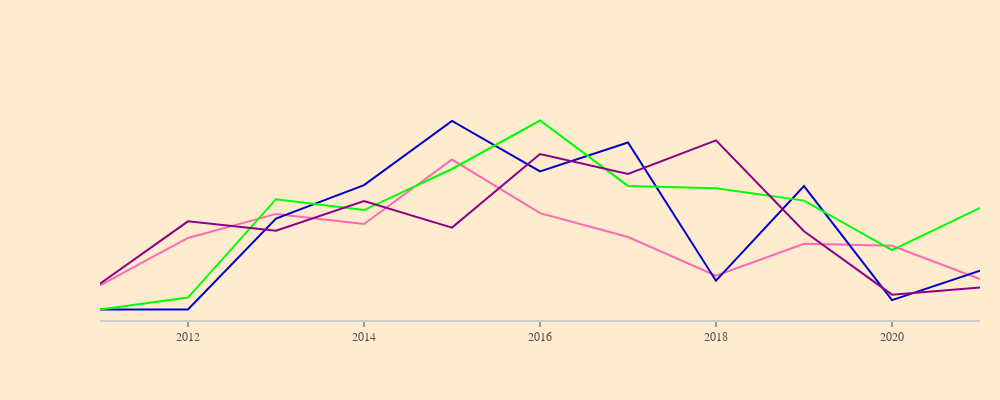

Here is the notebook cell this chart was saved with:
### Markdown cell above
aliceblue, antiquewhite, aqua, aquamarine, azure,
            beige, bisque, black, blanchedalmond, blue,
            blueviolet, brown, burlywood, cadetblue,
            chartreuse, chocolate, coral, cornflowerblue,
            cornsilk, crimson, cyan, darkblue, darkcyan,
            darkgoldenrod, darkgray, darkgrey, darkgreen,
            darkkhaki, darkmagenta, darkolivegreen, darkorange,
            darkorchid, darkred, darksalmon, darkseagreen,
            darkslateblue, darkslategray, darkslategrey,
            darkturquoise, darkviolet, deeppink, deepskyblue,
            dimgray, dimgrey, dodgerblue, firebrick,
            floralwhite, forestgreen, fuchsia, gainsboro,
            ghostwhite, gold, goldenrod, gray, grey, green,
            greenyellow, honeydew, hotpink, indianred, indigo,
            ivory, khaki, lavender, lavenderblush, lawngreen,
            lemonchiffon, lightblue, lightcoral, lightcyan,
            lightgoldenrodyellow, lightgray, lightgrey,
            lightgreen, lightpink, lightsalmon, lightseagreen,
            lightskyblue, lightslategray, lightslategrey,
            lightsteelblue, lightyellow, lime, limegreen,
            linen, magenta, maroon, mediumaquamarine,
            mediumblue, mediumorchid, mediumpurple,
            mediumseagreen, mediumslateblue, mediumspringgreen,
            mediumturquoise, mediumvioletred, midnightblue,
            mintcream, mistyrose, moccasin, navajowhite, navy,
            oldlace, olive, olivedrab, orange, orangered,
            orchid, palegoldenrod, palegreen, paleturquoise,
            palevioletred, papayawhip, peachpuff, peru, pink,
            plum, powderblue, purple, red, rosybrown,
            royalblue, rebeccapurple, saddlebrown, salmon,
            sandybrown, seagreen, seashell, sienna, silver,
            skyblue, slateblue, slategray, slategrey, snow,
            springgreen, steelblue, tan, teal, thistle, tomato,
            turquoise, violet, wheat, wh

### Code cell
import plotly.graph_objects as go
import numpy as np

title = 'Comparision b/w fab 4'
labels = ["Kohli" , "Smith", "Williamson", "Joe"]
colors = ['rgb(67,67,67)', 'rgb(115,115,115)', 'rgb(49,130,189)', 'rgb(189,189,189)']

mode_size = [8, 8, 12, 8]
line_size = [2, 2, 4, 2]


fig = go.Figure()


fig.add_trace(go.Scatter(x=willam_yearwise.Year, y=willam_yearwise.TRuns, mode='lines',
    name="Williamson",
    line=dict(color='hotpink', width=2),
    connectgaps=True,
))

fig.add_trace(go.Scatter(x=smith_yearwise.Year, y=smith_yearwise.TRuns, mode='lines',
    name="Smith",
    line=dict(color='mediumblue', width=2),
    connectgaps=True,
))

fig.add_trace(go.Scatter(x=root_yearwise.Year, y=root_yearwise.TRuns, mode='lines',
    name="Joe",
    line=dict(color='lime', width=line_size[3]),
    connectgaps=True,
))
fig.add_trace(go.Scatter(x=kohli_yearwise.Year, y=kohli_yearwise.TRuns, mode='lines',
    name="Kohli",
    line=dict(color='darkmagenta', width=2),
    connectgaps=True,
))




fig.update_layout(
    xaxis=dict(
        showline=True,
        showgrid=False,
        showticklabels=True,
        linecolor='rgb(204, 204, 204)',
        linewidth=2,
        ticks='outside',
        tickfont=dict(
            family='Arial',
            size=12,
            color='rgb(82, 82, 82)',
        ),
    ),
    yaxis=dict(
        showgrid=False,
        zeroline=False,
        showline=False,
        showticklabels=False,
    ),
    autosize=False,
    margin=dict(
        autoexpand=False,
        l=100,
        r=20,
        t=110,
    ),
    showlegend=True,
#     plot_bgcolor='white'
)

fig.update_layout(
    autosize=False,
    width=1000,
    height=400,
    plot_bgcolor='blanchedalmond',paper_bgcolor='blanchedalmond',
)



fig.show()

### Figure 1 — Plotly figure (JSON) as saved in the notebook; plotly's stock layout.template omitted (floating-point values rounded to 4 significant figures)
{"data": [{"connectgaps": true, "line": {"color": "hotpink", "width": 2}, "mode": "lines", "name": "Williamson", "type": "scatter", "x": [2011, 2012, 2013, 2014, 2015, 2016, 2017, 2018, 2019, 2020, 2021], "y": [189, 559, 747, 668, 1172, 753, 566, 265, 514, 498, 238]}, {"connectgaps": true, "line": {"color": "mediumblue", "width": 2}, "mode": "lines", "name": "Smith", "type": "scatter", "x": [2011, 2012, 2013, 2014, 2015, 2016, 2017, 2018, 2019, 2020, 2021], "y": [0, 0, 711, 972, 1474, 1079, 1305, 225, 965, 73, 303]}, {"connectgaps": true, "line": {"color": "lime", "width": 2}, "mode": "lines", "name": "Joe", "type": "scatter", "x": [2011, 2012, 2013, 2014, 2015, 2016, 2017, 2018, 2019, 2020, 2021], "y": [0, 93, 862, 777, 1098, 1477, 966, 948, 851, 464, 794]}, {"connectgaps": true, "line": {"color": "darkmagenta", "width": 2}, "mode": "lines", "name": "Kohli", "type": "scatter", "x": [2011, 2012, 2013, 2014, 2015, 2016, 2017, 2018, 2019, 2020, 2021], "y": [202, 689, 616, 847, 640, 1215, 1059, 1322, 612, 116, 172]}], "layout": {"autosize": false, "height": 400, "margin": {"autoexpand": false, "l": 100, "r": 20, "t": 110}, "paper_bgcolor": "blanchedalmond", "plot_bgcolor": "blanchedalmond", "showlegend": true, "width": 1000, "xaxis": {"linecolor": "rgb(204, 204, 204)", "linewidth": 2, "showgrid": false, "showline": true, "showticklabels": true, "tickfont": {"color": "rgb(82, 82, 82)", "family": "Arial", "size": 12}, "ticks": "outside"}, "yaxis": {"showgrid": false, "showline": false, "showticklabels": false, "zeroline": false}}}
